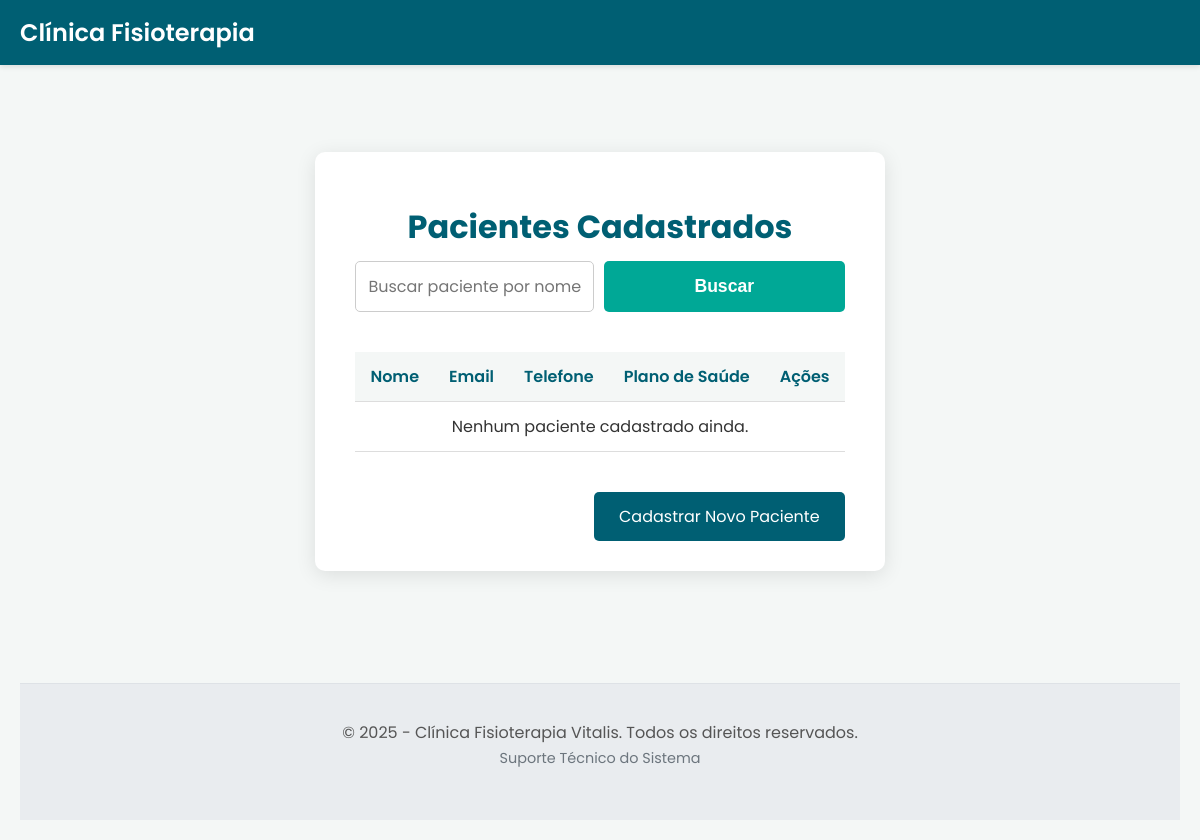
/pacientes, run on an earlier commit of the app's database.
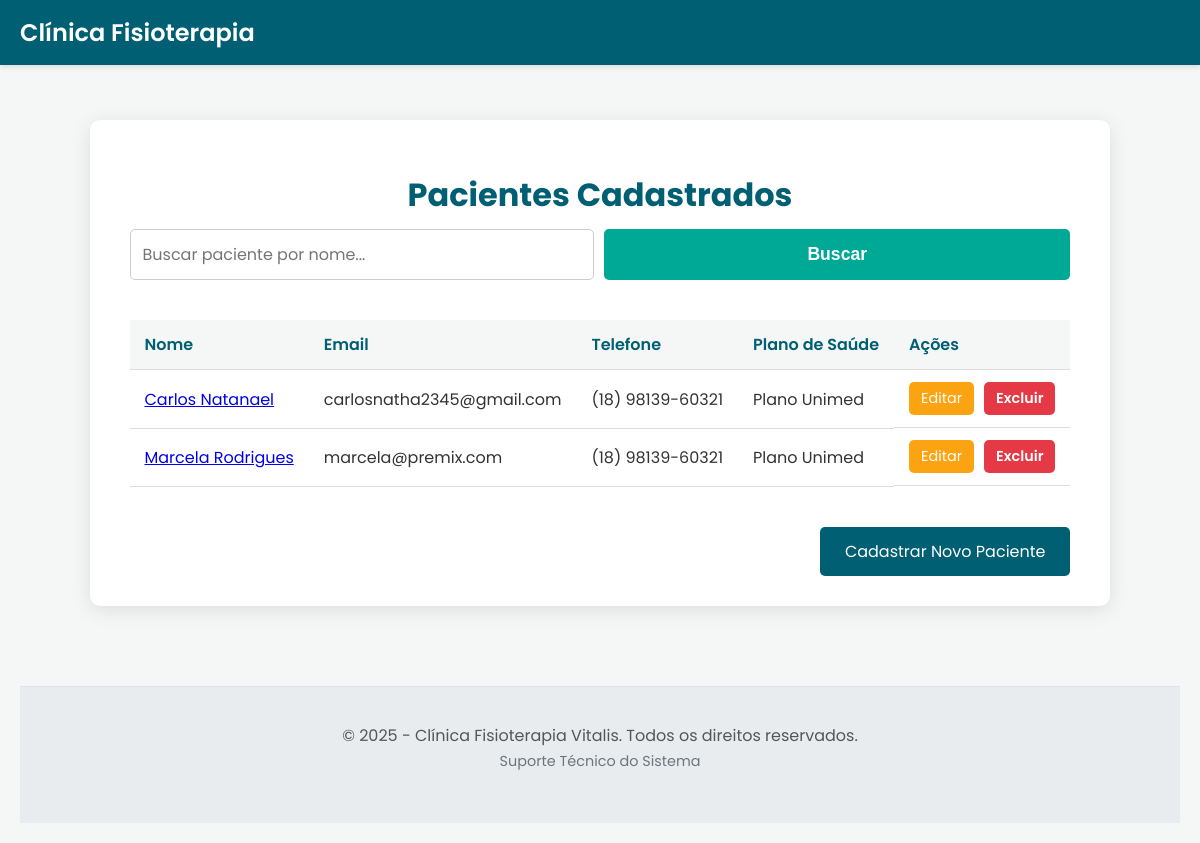
And on a later commit of the database.
### tables this page shows
CREATE TABLE pacientes (
        id INTEGER PRIMARY KEY AUTOINCREMENT,
        nome TEXT NOT NULL,
        data_nascimento TEXT NOT NULL,
        email TEXT NOT NULL,
        telefone TEXT NOT NULL,
        endereco TEXT,
        plano_saude TEXT,
        data_cadastro TIMESTAMP DEFAULT CURRENT_TIMESTAMP
    );

### app.py (the view)
@app.route('/pacientes')
def listar_pacientes():
    db = get_db()
    search_query = request.args.get('q', '') # Pega o termo de busca da URL, ou string vazia
    if search_query:
        pacientes = db.execute(
            "SELECT * FROM pacientes WHERE nome LIKE ? ORDER BY nome",
            ('%' + search_query + '%',)
        ).fetchall()
    else:
        pacientes = db.execute('SELECT * FROM pacientes ORDER BY nome').fetchall()
    return render_template('pacientes.html', pacientes=pacientes, search_query=search_query)

### app.py (called while the page is built)
def get_db():
    db = getattr(g, '_database', None)
    if db is None:
        db = g._database = sqlite3.connect(DATABASE)
        db.row_factory = sqlite3.Row
    return db

@app.teardown_appcontext
def close_connection(exception):
    db = getattr(g, '_database', None)
    if db is not None:
        db.close()

### templates/pacientes.html (shortened to what this page needs)
{% extends "base.html" %}
{% block content %}
<div class="container-large">
    <h1>Pacientes Cadastrados</h1>
    <div class="search-bar">
        <form method="get" action="{{ url_for('listar_pacientes') }}">
            <input type="text" name="q" placeholder="Buscar paciente por nome..." value="{{ search_query or '' }}">
            <button type="submit">Buscar</button>
        </form>
    </div>
    <div class="table-wrapper">
        <table>
            <thead>
                <tr>
                    <th>Nome</th>
                    <th>Email</th>
                    <th>Telefone</th>
                    <th>Plano de Saúde</th>
                    <th>Ações</th>
                </tr>
            </thead>
            <tbody>
                {% for paciente in pacientes %}
                <tr>
                    <td><a href="{{ url_for('ver_paciente', id=paciente['id']) }}">{{ paciente['nome'] }}</a></td>
                    <td>{{ paciente['email'] }}</td>
                    <td>{{ paciente['telefone'] }}</td>
                    <td>{{ paciente['plano_saude'] or 'Não informado' }}</td>
                    <td class="actions">
                        <a href="{{ url_for('editar_paciente', id=paciente['id']) }}" class="btn-action btn-edit">Editar</a>
                        <form action="{{ url_for('deletar_paciente', id=paciente['id']) }}" method="post" onsubmit="return confirm('Tem certeza que deseja excluir este paciente?');">
                            <button type="submit" class="btn-action btn-delete">Excluir</button>
                        </form>
                    </td>
                </tr>
                {% else %}
                <tr>
                    <td colspan="5" style="text-align: center;">Nenhum paciente cadastrado ainda.</td>
                </tr>
                {% endfor %}
            </tbody>
        </table>
    </div>
    <div class="actions-footer">
        <a href="{{ url_for('cadastrar_paciente') }}" class="btn-voltar">Cadastrar Novo Paciente</a>
    </div>
</div>
{% endblock %}

### templates/base.html (shortened to what this page needs)
<!DOCTYPE html>
<html lang="pt-br">
<head>
    <link rel="stylesheet" href="{{ url_for('static', filename='css/style.css') }}">
</head>
<body>
    <nav class="navbar">
        <div class="navbar-container">
            <a href="{{ url_for('home') }}" class="navbar-brand">Clínica Fisioterapia</a>
        </div>
    </nav>
    <main class="main-content">
        {% block content %}{% endblock %}
    </main>
    <footer class="footer">
        <p>
            &copy; 2025 - Clínica Fisioterapia Vitalis. Todos os direitos reservados.
            <br>
            <a href="{{ url_for('suporte') }}" class="footer-link">Suporte Técnico do Sistema</a>
        </p>
    </footer>
</body>
</html>

### static/css/style.css (style rules this page uses)
body { font-family: 'Poppins', sans-serif; background-color: #f4f7f6; color: #333; margin: 0; padding: 20px; display: flex; justify-content: center; flex-direction: column; align-items: center; min-height: 100vh; }
h1 { color: #005f73; text-align: center; margin-bottom: 10px; }
p { text-align: center; margin-bottom: 30px; color: #555; }
input[type="text"], input[type="email"], input[type="tel"], input[type="date"] { width: 100%; padding: 12px; border: 1px solid #ccc; border-radius: 5px; box-sizing: border-box; font-family: 'Poppins', sans-serif; font-size: 1rem; transition: border-color 0.3s, box-shadow 0.3s; }
button { width: 100%; padding: 15px; background-color: #00a896; border: none; border-radius: 5px; color: white; font-size: 1.1rem; font-weight: 600; cursor: pointer; transition: background-color 0.3s; }
.btn-voltar { display: inline-block; margin-top: 20px; padding: 12px 25px; background-color: #005f73; color: white; text-decoration: none; border-radius: 5px; transition: background-color 0.3s; }
.navbar { width: 100%; background-color: #005f73; padding: 15px 0; box-shadow: 0 2px 5px rgba(0,0,0,0.1); position: fixed; top: 0; left: 0; z-index: 1000; }
.navbar-container { max-width: 1200px; margin: 0 auto; padding: 0 20px; }
.navbar-brand { color: #ffffff; text-decoration: none; font-size: 1.5rem; font-weight: 600; }
.main-content { padding-top: 100px; padding-bottom: 80px; }
.footer { width: 100%; background-color: #e9ecef; color: #6c757d; text-align: center; padding: 20px 0; border-top: 1px solid #dee2e6; position: relative; bottom: 0; }
main.main-content { flex-grow: 1; display: flex; justify-content: center; align-items: center; }
.container-large { max-width: 1000px; width: 100%; background-color: #fff; padding: 30px 40px; border-radius: 10px; box-shadow: 0 4px 20px rgba(0, 0, 0, 0.1); }
.table-wrapper { overflow-x: auto; }
table { width: 100%; border-collapse: collapse; margin-top: 20px; }
th, td { padding: 12px 15px; text-align: left; border-bottom: 1px solid #ddd; }
thead th { background-color: #f4f7f6; font-weight: 600; color: #005f73; }
td.actions { display: flex; gap: 10px; align-items: center; }
.btn-action { padding: 6px 12px; border: none; border-radius: 5px; color: white; text-decoration: none; cursor: pointer; font-size: 0.9rem; text-align: center; }
.btn-edit { background-color: #fca311; }
.btn-delete { background-color: #e63946; font-family: 'Poppins', sans-serif; }
.actions-footer { text-align: right; margin-top: 20px; }
.search-bar { margin-bottom: 20px; }
.search-bar form { display: flex; gap: 10px; }
.search-bar input { flex-grow: 1; }
.footer-link { font-size: 0.9rem; color: #6c757d; text-decoration: none; }

What changed in the data, as far as the page shows it:
added pacientes: nome "Carlos Natanael", email "carlosnatha2345@gmail.com", telefone "(18) 98139-60321", plano_saude "Plano Unimed"
added pacientes: nome "Marcela Rodrigues", email "marcela@premix.com", telefone "(18) 98139-60321", plano_saude "Plano Unimed"
Also different on the page:
text no longer shown: "Nenhum paciente cadastrado ainda."
